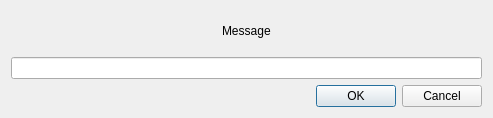
<?xml version="1.0" encoding="UTF-8"?>
<ui version="4.0">
 <class>PassphraseDialog</class>
 <widget class="QDialog" name="PassphraseDialog">
  <property name="geometry">
   <rect>
    <x>0</x>
    <y>0</y>
    <width>493</width>
    <height>118</height>
   </rect>
  </property>
  <property name="windowTitle">
   <string>Enter passphrase</string>
  </property>
  <layout class="QVBoxLayout" name="verticalLayout">
   <item alignment="Qt::AlignHCenter">
    <widget class="QLabel" name="mMessageLabel">
     <property name="text">
      <string>Message</string>
     </property>
    </widget>
   </item>
   <item>
    <widget class="QLineEdit" name="mPassphraseLineEdit">
     <property name="echoMode">
      <enum>QLineEdit::Password</enum>
     </property>
    </widget>
   </item>
   <item>
    <widget class="QDialogButtonBox" name="mButtonBox">
     <property name="orientation">
      <enum>Qt::Horizontal</enum>
     </property>
     <property name="standardButtons">
      <set>QDialogButtonBox::Cancel|QDialogButtonBox::Ok</set>
     </property>
    </widget>
   </item>
  </layout>
 </widget>
 <resources/>
 <connections>
  <connection>
   <sender>mButtonBox</sender>
   <signal>accepted()</signal>
   <receiver>PassphraseDialog</receiver>
   <slot>accept()</slot>
   <hints>
    <hint type="sourcelabel">
     <x>248</x>
     <y>254</y>
    </hint>
    <hint type="destinationlabel">
     <x>157</x>
     <y>274</y>
    </hint>
   </hints>
  </connection>
  <connection>
   <sender>mButtonBox</sender>
   <signal>rejected()</signal>
   <receiver>PassphraseDialog</receiver>
   <slot>reject()</slot>
   <hints>
    <hint type="sourcelabel">
     <x>316</x>
     <y>260</y>
    </hint>
    <hint type="destinationlabel">
     <x>286</x>
     <y>274</y>
    </hint>
   </hints>
  </connection>
 </connections>
</ui>
